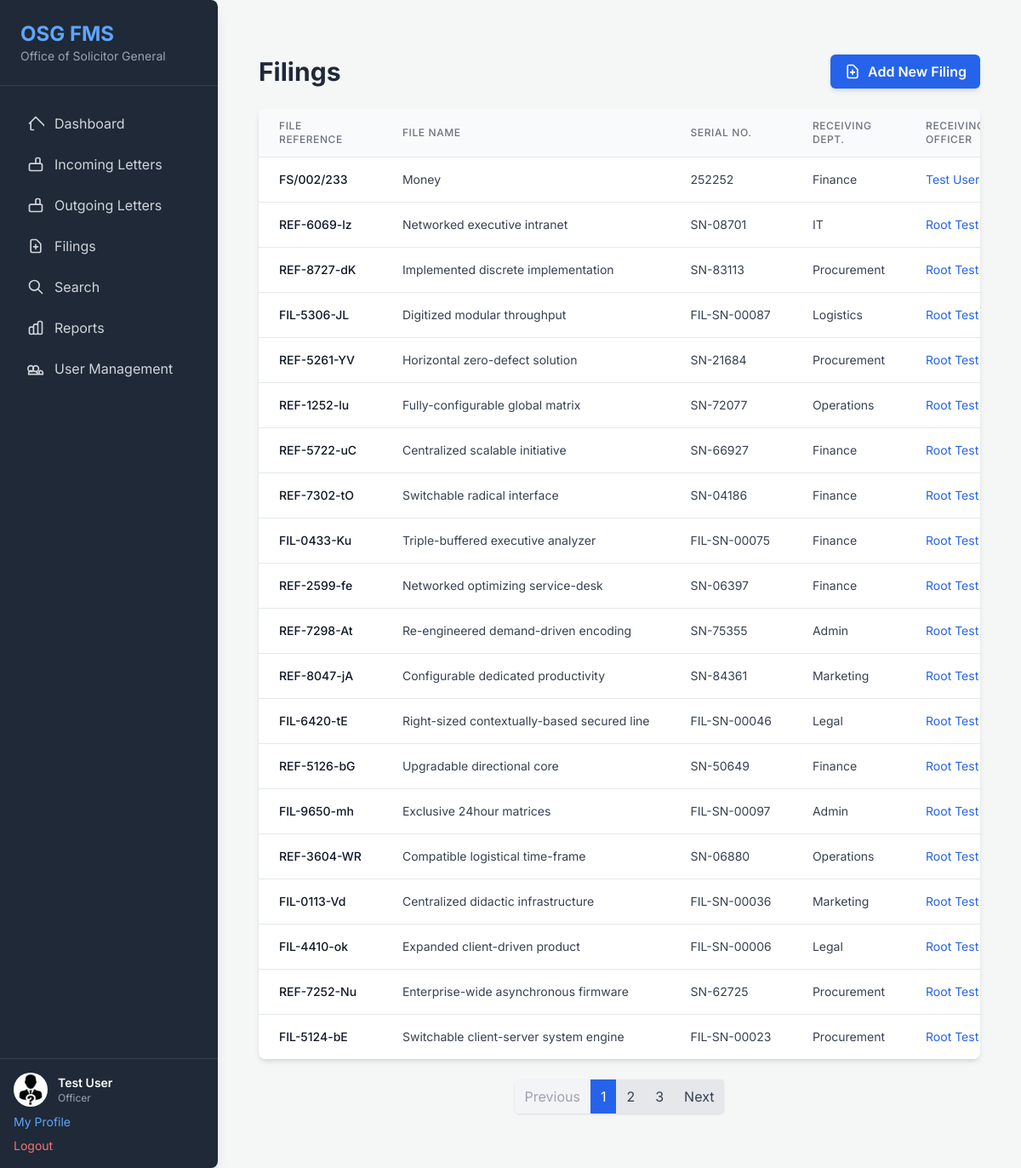
The page /filings/ (signed in) on the database its author committed.
### osg_project/file_manager_app/models.py (models this page shows, shortened)
class Profile(models.Model):
    ROLE_CHOICES = [
        ('officer', 'Officer'),
        ('superuser', 'Superuser'), # Renamed 'admin' to 'superuser' for clarity with Django's built-in concept
    ]
    user = models.OneToOneField(User, on_delete=models.CASCADE, related_name='profile',
                                help_text="The associated Django User account.")
    role = models.CharField(
        max_length=10,
        choices=ROLE_CHOICES,
        default='officer', # Default to 'officer' as most users will be officers
        help_text="The role of the user within the system (Officer or Superuser)."
    )
    employee_number = models.CharField(
        max_length=50,
        unique=True,
        help_text="Unique employee identification number."
    )
    profile_picture = models.ImageField(
        upload_to='profile_pics/',
        blank=True,
        null=True,
        help_text="Optional profile picture for the user."
    )
    class Meta:
        verbose_name = "User Profile"
        verbose_name_plural = "User Profiles"

class Filing(models.Model):
    file_reference = models.CharField(
        max_length=255,
        unique=True, # File reference should be unique
        verbose_name="File Reference",
        help_text="Unique reference number for the filing (e.g., OSG/FIL/2023/001)."
    )
    file_name = models.CharField(
        max_length=255,
        verbose_name="File Name",
        help_text="A descriptive name for the filing (e.g., 'Case of John Doe vs. State')."
    )
    serial_number = models.CharField(
        max_length=100,
        unique=True, # Serial number should be unique
        verbose_name="Serial Number",
        help_text="Unique serial number for the filing."
    )
    receiving_department = models.CharField(
        max_length=255,
        verbose_name="Receiving Department",
        help_text="The department receiving the filing (e.g., Litigation, Advisory)."
    )
    receiving_officer = models.ForeignKey(
        User,
        on_delete=models.SET_NULL,
        null=True,
        blank=True,
        related_name='filings_received',
        verbose_name="Receiving Officer",
        help_text="The officer responsible for this filing."
    )
    receiving_date = models.DateField(
        verbose_name="Receiving Date",
        help_text="The date the filing was received."
    )
    created_at = models.DateTimeField(
        auto_now_add=True,
        verbose_name="Date Created",
        help_text="The date and time the filing record was created in the system."
    )
    scanned_copy = models.FileField(
        upload_to='filings_main_scans/',
        verbose_name="Main Scanned Copy (PDF)",
        blank=True,
        null=True,
        validators=[validate_pdf],
        help_text="Upload a main scanned PDF copy of the filing (Max 5MB)."
    )
    updated_at = models.DateTimeField(auto_now=True)
    class Meta:
        verbose_name = "Filing"
        verbose_name_plural = "Filings"
        ordering = ['-receiving_date', '-created_at']

### osg_project/file_manager_app/views.py (the view)
# urls.py: path('filings/', views.filing_list, name='filing_list'),
@login_required
def filing_list(request):
    filings = Filing.objects.all().order_by('-receiving_date')
    paginator = Paginator(filings, 20)
    page = request.GET.get('page')
    try:
        filing_list = paginator.page(page)
    except PageNotAnInteger:
        filing_list = paginator.page(1)
    except EmptyPage:
        filing_list = paginator.page(paginator.num_pages)
    context = {'filing_list': filing_list}
    return render(request, 'filings/filing_list.html', context)

### osg_project/file_manager_app/templates/filings/filing_list.html (shortened to what this page needs)
{% extends 'base.html' %}
{% block content %}
<div class="container mx-auto px-4 py-8">
    <div class="flex justify-between items-center mb-6">
        <h2 class="text-3xl font-bold text-gray-800">Filings</h2>
        <a href="{% url 'file_manager_app:filing_form' %}" class="bg-blue-600 hover:bg-blue-700 text-white font-semibold py-2 px-4 rounded-md shadow-md transition duration-150 ease-in-out flex items-center">
            <svg class="w-5 h-5 mr-2" fill="none" stroke="currentColor" viewBox="0 0 24 24" xmlns="http://www.w3.org/2000/svg"><path stroke-linecap="round" stroke-linejoin="round" stroke-width="2" d="M9 13h6m-3-3v6m5 5H7a2 2 0 01-2-2V5a2 2 0 012-2h5.586a1 1 0 01.707.293l5.414 5.414a1 1 0 01.293.707V19a2 2 0 01-2 2z"></path></svg>
            Add New Filing
        </a>
    </div>
    {% if filing_list.object_list %}
    <div class="bg-white shadow-md rounded-lg overflow-hidden">
        <div class="overflow-x-auto">
            <table class="min-w-full divide-y divide-gray-200">
                <thead class="bg-gray-50">
                    <tr>
                        <th class="px-6 py-3 text-left text-xs font-medium text-gray-500 uppercase tracking-wider">File Reference</th>
                        <th class="px-6 py-3 text-left text-xs font-medium text-gray-500 uppercase tracking-wider">File Name</th>
                        <th class="px-6 py-3 text-left text-xs font-medium text-gray-500 uppercase tracking-wider">Serial No.</th>
                        <th class="px-6 py-3 text-left text-xs font-medium text-gray-500 uppercase tracking-wider">Receiving Dept.</th>
                        <th class="px-6 py-3 text-left text-xs font-medium text-gray-500 uppercase tracking-wider">Receiving Officer</th>
                    </tr>
                </thead>
                <tbody class="bg-white divide-y divide-gray-200">
                    {% for filing in filing_list.object_list %}
                    <tr>
                        <td class="px-6 py-4 whitespace-nowrap text-sm font-medium text-gray-900">{{ filing.file_reference }}</td>
                        <td class="px-6 py-4 whitespace-nowrap text-sm text-gray-700">{{ filing.file_name }}</td>
                        <td class="px-6 py-4 whitespace-nowrap text-sm text-gray-700">{{ filing.serial_number }}</td>
                        <td class="px-6 py-4 whitespace-nowrap text-sm text-gray-700">{{ filing.receiving_department }}</td>
                        <td class="px-6 py-4 whitespace-nowrap text-sm text-gray-700">
                            {% if filing.receiving_officer %}
                                <a href="{% url 'file_manager_app:user_detail' filing.receiving_officer.pk %}" class="text-blue-600 hover:underline">
                                    {{ filing.receiving_officer.first_name }} {{ filing.receiving_officer.last_name }}
                                </a>
                            {% else %}
                                N/A
                            {% endif %}
                        </td>
                    </tr>
                    {% endfor %}
                </tbody>
            </table>
        </div>
    </div>
    {% if filing_list.has_other_pages %}
    <div class="flex justify-center mt-6">
        <nav class="inline-flex rounded-md shadow">
            {% if filing_list.has_previous %}
                <a href="?page={{ filing_list.previous_page_number }}" class="px-3 py-2 bg-gray-200 text-gray-700 rounded-l hover:bg-gray-300">Previous</a>
            {% else %}
                <span class="px-3 py-2 bg-gray-100 text-gray-400 rounded-l">Previous</span>
            {% endif %}
            {% for num in filing_list.paginator.page_range %}
                {% if filing_list.number == num %}
                    <span class="px-3 py-2 bg-blue-600 text-white">{{ num }}</span>
                {% elif num > filing_list.number|add:'-3' and num < filing_list.number|add:'3' %}
                    <a href="?page={{ num }}" class="px-3 py-2 bg-gray-200 text-gray-700 hover:bg-gray-300">{{ num }}</a>
                {% endif %}
            {% endfor %}
            {% if filing_list.has_next %}
                <a href="?page={{ filing_list.next_page_number }}" class="px-3 py-2 bg-gray-200 text-gray-700 rounded-r hover:bg-gray-300">Next</a>
            {% else %}
                <span class="px-3 py-2 bg-gray-100 text-gray-400 rounded-r">Next</span>
            {% endif %}
        </nav>
    </div>
    {% endif %}
    {% else %}
    <div class="bg-white shadow-md rounded-lg p-6 text-center text-gray-600">
        <p class="text-lg font-semibold mb-2">No filings found.</p>
        <p>Click "Add New Filing" to get started.</p>
    </div>
    {% endif %}
</div>
{% endblock %}

### osg_project/file_manager_app/templates/base.html (shortened to what this page needs)
<!DOCTYPE html>
<html lang="en">
<head>
    <script src="https://cdn.tailwindcss.com"></script>
</head>
<body class="flex min-h-screen">
    <aside class="w-64 bg-gray-800 text-white flex flex-col shadow-lg rounded-r-lg">
        <div class="p-6 border-b border-gray-700">
            <h1 class="text-2xl font-bold text-blue-400">OSG FMS</h1>
            <p class="text-sm text-gray-400">Office of Solicitor General</p>
        </div>
        <nav class="flex-1 px-4 py-6 space-y-2">
            <a href="{% url 'file_manager_app:dashboard' %}" class="flex items-center px-4 py-2 rounded-md text-gray-300 hover:bg-gray-700 hover:text-white transition duration-150 ease-in-out">
                Dashboard
            </a>
            <a href="{% url 'file_manager_app:incoming_letter_list' %}" class="flex items-center px-4 py-2 rounded-md text-gray-300 hover:bg-gray-700 hover:text-white transition duration-150 ease-in-out">
                <svg class="w-5 h-5 mr-3" fill="none" stroke="currentColor" viewBox="0 0 24 24" xmlns="http://www.w3.org/2000/svg"><path stroke-linecap="round" stroke-linejoin="round" stroke-width="2" d="M19 11H5m14 0a2 2 0 012 2v6a2 2 0 01-2 2H5a2 2 0 01-2-2v-6a2 2 0 012-2m7 0V5a2 2 0 012-2h2a2 2 0 012 2v6m-6 0h-2"></path></svg>
                Incoming Letters
            </a>
            <a href="{% url 'file_manager_app:outgoing_letter_list' %}" class="flex items-center px-4 py-2 rounded-md text-gray-300 hover:bg-gray-700 hover:text-white transition duration-150 ease-in-out">
                <svg class="w-5 h-5 mr-3" fill="none" stroke="currentColor" viewBox="0 0 24 24" xmlns="http://www.w3.org/2000/svg"><path stroke-linecap="round" stroke-linejoin="round" stroke-width="2" d="M19 11H5m14 0a2 2 0 012 2v6a2 2 0 01-2 2H5a2 2 0 01-2-2v-6a2 2 0 012-2m7 0V5a2 2 0 012-2h2a2 2 0 012 2v6m-6 0h-2"></path></svg>
                Outgoing Letters
            </a>
            <a href="{% url 'file_manager_app:filing_list' %}" class="flex items-center px-4 py-2 rounded-md text-gray-300 hover:bg-gray-700 hover:text-white transition duration-150 ease-in-out">
                <svg class="w-5 h-5 mr-3" fill="none" stroke="currentColor" viewBox="0 0 24 24" xmlns="http://www.w3.org/2000/svg"><path stroke-linecap="round" stroke-linejoin="round" stroke-width="2" d="M9 13h6m-3-3v6m5 5H7a2 2 0 01-2-2V5a2 2 0 012-2h5.586a1 1 0 01.707.293l5.414 5.414a1 1 0 01.293.707V19a2 2 0 01-2 2z"></path></svg>
                Filings
            </a>
            <a href="{% url 'file_manager_app:search_results' %}" class="flex items-center px-4 py-2 rounded-md text-gray-300 hover:bg-gray-700 hover:text-white transition duration-150 ease-in-out">
                <svg class="w-5 h-5 mr-3" fill="none" stroke="currentColor" viewBox="0 0 24 24" xmlns="http://www.w3.org/2000/svg"><path stroke-linecap="round" stroke-linejoin="round" stroke-width="2" d="M21 21l-6-6m2-5a7 7 0 11-14 0 7 7 0 0114 0z"></path></svg>
                Search
            </a>
            <a href="{% url 'file_manager_app:report_dashboard' %}" class="flex items-center px-4 py-2 rounded-md text-gray-300 hover:bg-gray-700 hover:text-white transition duration-150 ease-in-out">
                Reports
            </a>
            {% if user.is_authenticated %}
                {% if user.is_superuser %}
                <a href="{% url 'file_manager_app:user_list' %}" class="flex items-center px-4 py-2 rounded-md text-gray-300 hover:bg-gray-700 hover:text-white transition duration-150 ease-in-out">
                    User Management
                </a>
                {% endif %}
            {% else %}
            <p class="text-sm text-gray-400 mb-2">Welcome, Guest!</p>
            <a href="{% url 'login' %}" class="block text-sm text-blue-400 hover:text-blue-300">Login</a>
            <a href="{% url 'register' %}" class="block text-sm text-green-400 hover:text-green-300 mt-1">Register</a>
            {% endif %}
        </nav>
        <div class="p-4 border-t border-gray-700">
            {% if user.is_authenticated %}
            <div class="flex items-center mb-2">
                {% if user.profile.profile_picture %}
                    <img src="{{ user.profile.profile_picture.url }}" alt="Profile Picture" class="w-10 h-10 rounded-full mr-3 object-cover">
                {% else %}
                    <div class="w-10 h-10 rounded-full bg-blue-500 flex items-center justify-center text-white text-lg font-bold mr-3">
                        {{ user.first_name|first|upper }}{{ user.last_name|first|upper }}
                    </div>
                {% endif %}
                <div>
                    <p class="text-sm font-semibold">{{ user.first_name }} {{ user.last_name }}</p>
                    <p class="text-xs text-gray-400">{{ user.profile.get_role_display }}</p>
                </div>
            </div>
            <a href="{% url 'file_manager_app:profile_detail' %}" class="block text-sm text-blue-400 hover:text-blue-300 mb-2">My Profile</a>
            <a href="{% url 'logout' %}" class="block text-sm text-red-400 hover:text-red-300">Logout</a>
            {% else %}
            <p class="text-sm text-gray-400 mb-2">Welcome, Guest!</p>
            <a href="{% url 'login' %}" class="block text-sm text-blue-400 hover:text-blue-300">Login</a>
            <a href="{% url 'register' %}" class="block text-sm text-green-400 hover:text-green-300 mt-1">Register</a>
            {% endif %}
        </div>
    </aside>
    <main class="flex-1 p-8 overflow-y-auto">
        {% block content %}{% endblock %}
    </main>
</body>
</html>

### osg_project/file_manager_app/templates/base.html (style rules this page uses)
body { font-family: 'Inter', sans-serif; background-color: #f4f7f6; }

### rows shown on the page
Filing: file_reference "FS/002/233", file_name "Money", serial_number "252252", receiving_department "Finance", receiving_officer.first_name "Test", receiving_officer.last_name "User"
Filing: file_reference "REF-6069-lz", file_name "Networked executive intranet", serial_number "SN-08701", receiving_department "IT", receiving_officer.first_name "Root", receiving_officer.last_name "Test"
Filing: file_reference "REF-8727-dK", file_name "Implemented discrete implementation", serial_number "SN-83113", receiving_department "Procurement", receiving_officer.first_name "Root", receiving_officer.last_name "Test"
Filing: file_reference "FIL-5306-JL", file_name "Digitized modular throughput", serial_number "FIL-SN-00087", receiving_department "Logistics", receiving_officer.first_name "Root", receiving_officer.last_name "Test"
Filing: file_reference "REF-5261-YV", file_name "Horizontal zero-defect solution", serial_number "SN-21684", receiving_department "Procurement", receiving_officer.first_name "Root", receiving_officer.last_name "Test"
Filing: file_reference "REF-1252-lu", file_name "Fully-configurable global matrix", serial_number "SN-72077", receiving_department "Operations", receiving_officer.first_name "Root", receiving_officer.last_name "Test"
Filing: file_reference "REF-5722-uC", file_name "Centralized scalable initiative", serial_number "SN-66927", receiving_department "Finance", receiving_officer.first_name "Root", receiving_officer.last_name "Test"
Filing: file_reference "REF-7302-tO", file_name "Switchable radical interface", serial_number "SN-04186", receiving_department "Finance", receiving_officer.first_name "Root", receiving_officer.last_name "Test"
Filing: file_reference "FIL-0433-Ku", file_name "Triple-buffered executive analyzer", serial_number "FIL-SN-00075", receiving_department "Finance", receiving_officer.first_name "Root", receiving_officer.last_name "Test"
Filing: file_reference "REF-2599-fe", file_name "Networked optimizing service-desk", serial_number "SN-06397", receiving_department "Finance", receiving_officer.first_name "Root", receiving_officer.last_name "Test"
Filing: file_reference "REF-7298-At", file_name "Re-engineered demand-driven encoding", serial_number "SN-75355", receiving_department "Admin", receiving_officer.first_name "Root", receiving_officer.last_name "Test"
Filing: file_reference "REF-8047-jA", file_name "Configurable dedicated productivity", serial_number "SN-84361", receiving_department "Marketing", receiving_officer.first_name "Root", receiving_officer.last_name "Test"
Filing: file_reference "FIL-6420-tE", file_name "Right-sized contextually-based secured line", serial_number "FIL-SN-00046", receiving_department "Legal", receiving_officer.first_name "Root", receiving_officer.last_name "Test"
Filing: file_reference "REF-5126-bG", file_name "Upgradable directional core", serial_number "SN-50649", receiving_department "Finance", receiving_officer.first_name "Root", receiving_officer.last_name "Test"
Filing: file_reference "FIL-9650-mh", file_name "Exclusive 24hour matrices", serial_number "FIL-SN-00097", receiving_department "Admin", receiving_officer.first_name "Root", receiving_officer.last_name "Test"
Filing: file_reference "REF-3604-WR", file_name "Compatible logistical time-frame", serial_number "SN-06880", receiving_department "Operations", receiving_officer.first_name "Root", receiving_officer.last_name "Test"
Filing: file_reference "FIL-0113-Vd", file_name "Centralized didactic infrastructure", serial_number "FIL-SN-00036", receiving_department "Marketing", receiving_officer.first_name "Root", receiving_officer.last_name "Test"
Filing: file_reference "FIL-4410-ok", file_name "Expanded client-driven product", serial_number "FIL-SN-00006", receiving_department "Legal", receiving_officer.first_name "Root", receiving_officer.last_name "Test"
Filing: file_reference "REF-7252-Nu", file_name "Enterprise-wide asynchronous firmware", serial_number "SN-62725", receiving_department "Procurement", receiving_officer.first_name "Root", receiving_officer.last_name "Test"
Filing: file_reference "FIL-5124-bE", file_name "Switchable client-server system engine", serial_number "FIL-SN-00023", receiving_department "Procurement", receiving_officer.first_name "Root", receiving_officer.last_name "Test"

### other values the page prints
{{ user.first_name }} "Test"
{{ user.last_name }} "User"
{{ user.profile.get_role_display }} "Officer"
{{ num }} "1"
{{ num }} "2" "3"
